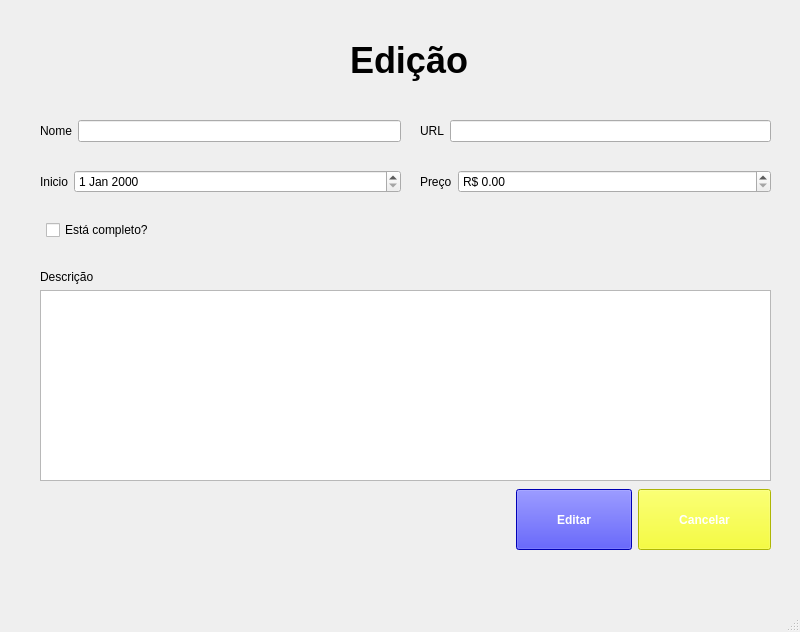
<?xml version="1.0" encoding="UTF-8"?>
<ui version="4.0">
 <class>Edicao</class>
 <widget class="QMainWindow" name="Edicao">
  <property name="geometry">
   <rect>
    <x>0</x>
    <y>0</y>
    <width>800</width>
    <height>632</height>
   </rect>
  </property>
  <property name="windowTitle">
   <string>MainWindow</string>
  </property>
  <widget class="QWidget" name="centralwidget">
   <widget class="QWidget" name="formLayoutWidget_2">
    <property name="geometry">
     <rect>
      <x>420</x>
      <y>120</y>
      <width>351</width>
      <height>31</height>
     </rect>
    </property>
    <layout class="QFormLayout" name="formLayout_2">
     <item row="0" column="0">
      <widget class="QLabel" name="lblURL">
       <property name="text">
        <string>URL</string>
       </property>
      </widget>
     </item>
     <item row="0" column="1">
      <widget class="QLineEdit" name="txtURL">
       <property name="styleSheet">
        <string notr="true">QLineEdit {
	color: blue;
	text-decoration: underline;
}</string>
       </property>
      </widget>
     </item>
    </layout>
   </widget>
   <widget class="QWidget" name="formLayoutWidget_4">
    <property name="geometry">
     <rect>
      <x>420</x>
      <y>170</y>
      <width>351</width>
      <height>31</height>
     </rect>
    </property>
    <layout class="QFormLayout" name="formLayout_4">
     <item row="0" column="0">
      <widget class="QLabel" name="lblPreco">
       <property name="text">
        <string>Preço</string>
       </property>
      </widget>
     </item>
     <item row="0" column="1">
      <widget class="QDoubleSpinBox" name="spinPreco">
       <property name="prefix">
        <string>R$ </string>
       </property>
       <property name="suffix">
        <string/>
       </property>
       <property name="maximum">
        <double>5000.000000000000000</double>
       </property>
       <property name="stepType">
        <enum>QAbstractSpinBox::StepType::DefaultStepType</enum>
       </property>
      </widget>
     </item>
    </layout>
   </widget>
   <widget class="QWidget" name="formLayoutWidget">
    <property name="geometry">
     <rect>
      <x>40</x>
      <y>120</y>
      <width>361</width>
      <height>31</height>
     </rect>
    </property>
    <layout class="QFormLayout" name="formLayout">
     <item row="0" column="0">
      <widget class="QLabel" name="lblNome">
       <property name="text">
        <string>Nome</string>
       </property>
      </widget>
     </item>
     <item row="0" column="1">
      <widget class="QLineEdit" name="txtNome">
       <property name="styleSheet">
        <string notr="true">QLineEdit {
	border-bottom: 1px solid red;
}</string>
       </property>
      </widget>
     </item>
    </layout>
   </widget>
   <widget class="QWidget" name="formLayoutWidget_3">
    <property name="geometry">
     <rect>
      <x>40</x>
      <y>170</y>
      <width>361</width>
      <height>31</height>
     </rect>
    </property>
    <layout class="QFormLayout" name="formLayout_3">
     <item row="0" column="1">
      <widget class="QDateEdit" name="dateInicio"/>
     </item>
     <item row="0" column="0">
      <widget class="QLabel" name="lblInicio">
       <property name="text">
        <string>Inicio</string>
       </property>
      </widget>
     </item>
    </layout>
   </widget>
   <widget class="QWidget" name="horizontalLayoutWidget">
    <property name="geometry">
     <rect>
      <x>40</x>
      <y>489</y>
      <width>731</width>
      <height>61</height>
     </rect>
    </property>
    <layout class="QHBoxLayout" name="horizontalLayout">
     <item>
      <spacer name="horizontalSpacer">
       <property name="orientation">
        <enum>Qt::Orientation::Horizontal</enum>
       </property>
       <property name="sizeHint" stdset="0">
        <size>
         <width>15</width>
         <height>20</height>
        </size>
       </property>
      </spacer>
     </item>
     <item>
      <widget class="QPushButton" name="btnEditar">
       <property name="sizePolicy">
        <sizepolicy hsizetype="Minimum" vsizetype="Expanding">
         <horstretch>0</horstretch>
         <verstretch>0</verstretch>
        </sizepolicy>
       </property>
       <property name="styleSheet">
        <string notr="true">QPushButton {
	background-color: #0000FF;
	color: white;
	font-weight: bold;
	padding-left: 40px;
	padding-right: 40px;
}


QPushButton: hover {
	background-color: rgba(0, 0, 255, 0.7);
}</string>
       </property>
       <property name="text">
        <string>Editar</string>
       </property>
      </widget>
     </item>
     <item>
      <widget class="QPushButton" name="btnCancelar">
       <property name="sizePolicy">
        <sizepolicy hsizetype="Minimum" vsizetype="Expanding">
         <horstretch>0</horstretch>
         <verstretch>0</verstretch>
        </sizepolicy>
       </property>
       <property name="styleSheet">
        <string notr="true">QPushButton {
	background-color: #f3ff05;
	color: white;
	font-weight: bold;
	padding-left: 40px;
	padding-right: 40px;
}</string>
       </property>
       <property name="text">
        <string>Cancelar</string>
       </property>
      </widget>
     </item>
    </layout>
   </widget>
   <widget class="QWidget" name="verticalLayoutWidget">
    <property name="geometry">
     <rect>
      <x>40</x>
      <y>270</y>
      <width>731</width>
      <height>211</height>
     </rect>
    </property>
    <layout class="QVBoxLayout" name="verticalLayout">
     <item>
      <widget class="QLabel" name="label_2">
       <property name="text">
        <string>Descrição</string>
       </property>
      </widget>
     </item>
     <item>
      <widget class="QTextEdit" name="txtDescricao"/>
     </item>
    </layout>
   </widget>
   <widget class="QWidget" name="formLayoutWidget_5">
    <property name="geometry">
     <rect>
      <x>40</x>
      <y>220</y>
      <width>241</width>
      <height>31</height>
     </rect>
    </property>
    <layout class="QFormLayout" name="formLayout_5">
     <item row="0" column="1">
      <widget class="QCheckBox" name="checkCompleto">
       <property name="text">
        <string>Está completo?</string>
       </property>
      </widget>
     </item>
    </layout>
   </widget>
   <widget class="QLabel" name="label">
    <property name="geometry">
     <rect>
      <x>350</x>
      <y>40</y>
      <width>121</width>
      <height>41</height>
     </rect>
    </property>
    <property name="styleSheet">
     <string notr="true">QLabel {
	font-weight: bold;
	font-size: 36px;
}</string>
    </property>
    <property name="text">
     <string>Edição</string>
    </property>
   </widget>
  </widget>
  <widget class="QMenuBar" name="menubar">
   <property name="geometry">
    <rect>
     <x>0</x>
     <y>0</y>
     <width>800</width>
     <height>26</height>
    </rect>
   </property>
  </widget>
  <widget class="QStatusBar" name="statusbar"/>
 </widget>
 <resources/>
 <connections/>
</ui>
